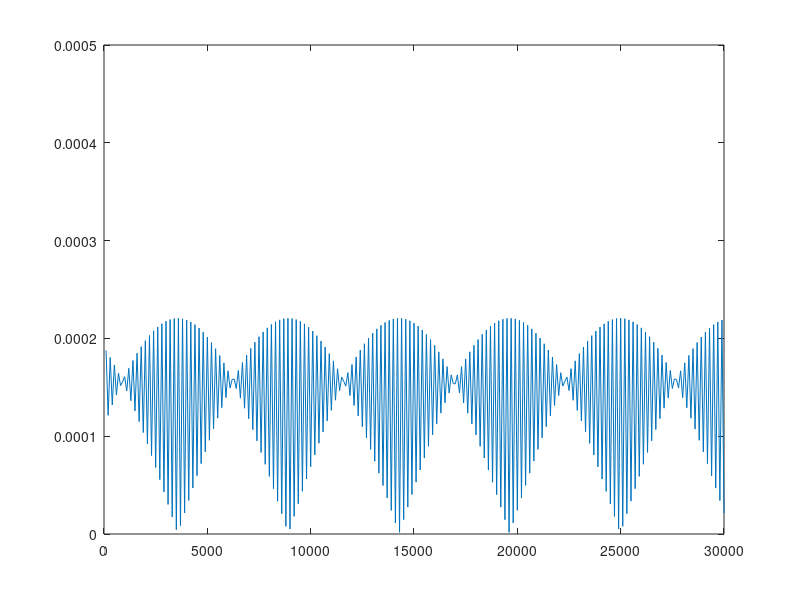

This figure's MATLAB source:
%%%%%%%%%%%%%%%%%%%%%%%%%%%%%%%%%%%%%%%%%%%%%%%%%%%%%%%%%%%%%%%%%%%%%%%%%%%
% The University of Akron
% Circuits II
% RLC Frequency Sweep
% Spring 2020
% Wilson Woods
%%%%%%%%%%%%%%%%%%%%%%%%%%%%%%%%%%%%%%%%%%%%%%%%%%%%%%%%%%%%%%%%%%%%%%%%%%%

i0 = 0.030;
R = 2200;
C = 200e-9;
L = 0.1;
f = 2000;
phi = 60;
omega = 2 * pi * f;

Is = i0 * cosd( omega + phi );

ZC = 1 / ( 1j * omega * C );
ZL = 1j * omega * L;


AC = 1 / ZC;
AL = 1 / ZL;
AR = 1 / R;

Aeq = AC + AL + AR;
Zeq = 1 / sqrt( ( AR ) ^ 2 + ( ( AL ) - ( AC ) ) );

Vs = Is * Zeq
Ic = Is * ( AC / Aeq )
Il = Is * ( AL / Aeq )
Ir = Is * ( AR / Aeq )

resonance_freq = 1 / ( 2 * pi * sqrt( L * C ) )
disp( 'Vs (frequency sweep):\n\n' );
f_array = 100 : 100 : 30000;
for m = 1 : length( f_array )
   f = f_array( m );
   Is = i0 * cosd( 2 * pi * f + 60 );
   Vs(m) = abs( Is * ( 0.0052 + 0.0052i ) );
   disp(Vs(m))
   
end

for i = 1 : 300
    x( i ) = f_array( i );
    y( i ) = Vs( i );
end
plot( x, y )
axis( [ 0 30000 0 0.5e-3 ] );

%%%%%%%%%%%%%%%%%%%%%%%%%%%%%%%%%%%% EOF %%%%%%%%%%%%%%%%%%%%%%%%%%%%%%%%%%
    